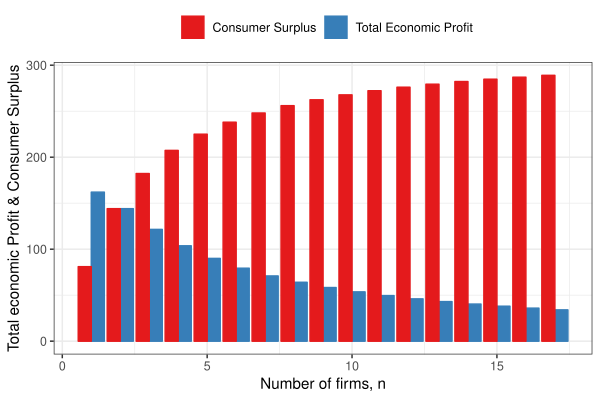

Here is the R script that generated this plot:
require(shape)
pdf(file = "competitionmarkets/consumersurplus_profits.pdf", width = 9, height = 7)

#Set parameters for graphics
pointsize <- 1.8
axislabelsize <- 1.8
labelsize <- 1.5
namesize <- 1.8
annotatesize <- 1.5
graphlinewidth <- 2
segmentlinewidth <- 1.5

COL <- c("#7fc97f", "#beaed4", "#fdc086", "#ffff99", "#386cb0", "#f0027f", "#bf5b17", "#666666")
COLA <- c("#e0f3db", "#99d8c9","#66c2a4","#41ae76", "#238b45", "#005824")
COLB <- c("#c6dbef", "#4eb3d3", "#2b8cbe", "#0868ac","#084081")

par(mar =  c(6, 6, 4, 4))

marketProfit <- function(n, s = 0.5, pmax = 20, c1 = 2) {
  n*(1/(n+1)^2)*(pmax - c1)^2/(s)
}

consumerSurplus <- function(n, s = 0.5, pmax = 20, c1 = 2) {
  (1/2)*(pmax - (c1 + ((1/(n+1))*(pmax -c1)  )) )*(n/(n+1))*( (pmax - c1)/(s))
}



# brfPE <- function(ea, alpha = 16, beta = 1/12) {
#   alpha*(1 - beta*ea)
# }
# 
# indiffeA <- function(ea, alpha = 16, beta = 1/24, uA = 46.08) {
#   1/beta - (0.5*ea)/(alpha*beta) - uA/(alpha*beta*ea)
# }
# 
# indiffB <- function(eb, alpha = 16, beta = 1/24, uB = 46.08) {
#   (alpha*eb - uB - 0.5*eb^2)/(alpha*beta*eb)
# }
# 
# indiffB2 <- function(ea, alpha = 16, beta = 1/24, uB = 46.08) {
#   sqrt(alpha^2*(beta*ea - 1)^2 - 2*uB) - alpha*beta*ea + alpha
# }
# 
# indiffB3 <- function(ea, alpha = 16, beta = 1/24, uB = 46.08) {
#   -sqrt(alpha^2*(beta*ea - 1)^2 - 2*uB) - alpha*beta*ea + alpha
# }


#Input into Wolfram Alpha: solve for x y = 1/b - (0.5*x)/(a*b) - u/(a*b*x)

# indiffAlowB <- function(eb, alpha = 16, beta = 1/24, uA = 46.08) {
#   0.5*(-sqrt((2*alpha*beta*eb - 2*alpha)^2 - 8*uA)) - 2*alpha*beta*eb + 2*alpha
# }
# 
# indiffAlow <- function(ea, alpha = 16, beta = 1/24, uA = 46.08) {
#   0.5*(-sqrt((2*alpha*beta*ea - 2*alpha)^2 - 8*uA)) - 2*alpha*beta*ea + 2*alpha
# }
# 
# indiffAgain <- function(ea, alpha = 16, beta = 1/24, uA = 46.08) {
#   (-2*alpha*ea +2*uA + ea^2 )/ ( 2 * alpha * beta * ea)
# }

library(tidyverse)
xlims <- c(1, 17)

n <- seq(xlims[1], xlims[2], by = 1)
profitN <- marketProfit(n)
csN <- consumerSurplus(n)
df <- data.frame(n, profitN, csN)

df1 <- 
  df %>% 
  gather(type, value, -n)
  
df1 %>%
  ggplot(aes(x = n, y = value, fill = type, color = type)) + 
  geom_bar(stat = "identity", position = "dodge") + 
  xlab("Number of firms, n") +
  ylab("Total economic Profit & Consumer Surplus") + 
  scale_fill_brewer(type = "qual", palette = "Set1", name = "",
                    breaks = c("csN", "profitN"),
                    labels = c("Consumer Surplus", "Total Economic Profit")
                    ) + 
  scale_color_brewer(type = "qual", palette = "Set1", name = "",
                     breaks = c("csN", "profitN"),
                     labels = c("Consumer Surplus", "Total Economic Profit")
  ) +
  theme_bw() + theme(legend.position="top",
              axis.title = element_text(size = 20),
              axis.title.y = element_text(size = 20),
              axis.text.y = element_text(size = 18),
              axis.text.x = element_text(size = 18),
              #legend.title = element_text(size = 16),
              legend.text = element_text(size = 18),
              legend.title = element_text(size = 18))
#ggsave(file = "competitionmarkets/consumersurplus_profits.pdf", device = "pdf", width = 6, height = 4)
  

#B's value when at A's bliss point
#0.35*log(5.88) + 0.35*log(8.88) + 0.5*log(10 - 5.88) + 0.5*log(15 - 8.88) 

#B's bliss point x = 4.11765; y = 6.17647
#A's value when at A's bliss point
#0.5*log(4.11765) + 0.5*log(6.17647) + 0.35*log(10 - 4.11765) + 0.35*log(15 - 6.17647) 

# 
# plot(0, 0, xlim = xlims, ylim = ylims, type = "n",
#      xlab = expression(paste("")),
#      ylab = expression(paste("")), 
#      xaxt = "n", 
#      yaxt = "n", 
#      cex.lab = axislabelsize, 
#      bty = "n",
#      xaxs="i", 
#      yaxs="i")
# 
# # ticksy <- seq(from = 0, to = ylims[2], by = 20)
# # ylabels <- seq(from = 0, to = ylims[2], by = 20)
# # ticksx <- seq(from = 0, to = xlims[2], by = 2)
# # xlabels <- seq(from = 0, to = xlims[2], by = 2)
# ticksy <- c(0, ylims[2])
# ylabels <- c(NA, NA)
# ticksx <- c(0, xlims[2])
# xlabels <- c(NA, NA)
# 
# axis(1, at = ticksx, pos = 0, labels = xlabels)
# 
# #text(x = c(0, 12, 18, 36, xlims[2]), par("usr")[3] - 0.4, labels = xlabels, srt = 0, pos = 1, xpd = TRUE)
# 
# axis(2, at = ticksy, pos = 0, labels = ylabels, las = 1)
# 
# npts <- 500 
# xx1 <- seq(xlims[1], xlims[2], length.out = npts)
# xx2 <- seq(1, xlims[2], length.out = npts)
# 
# lines(xx2, consumerSurplus(xx2, s = 1/2, pmax = 20, c1 = 2), col = COLA[4], lwd = graphlinewidth)
# lines(xx2, marketProfit(xx2, s = 1/2, pmax = 20, c1 = 2), col = COLB[4], lwd = graphlinewidth)

# segments(0, 12, 12, 12, lty = 2, col = "gray" , lwd = segmentlinewidth)
# segments(12, 0, 12, 12, lty = 2, col = "gray" , lwd = segmentlinewidth)

#mtext(expression(paste("A's output, ", x^A)), side=1, line = 2.5, cex = axislabelsize)
text(0.5*(xlims[2]), -35, expression(paste("Number of firms, ", n)), xpd = TRUE, cex = axislabelsize) 
text(-1.8, 0.5*ylims[2], expression(paste("Market profits and consumer surplus, $")), xpd = TRUE, cex = axislabelsize, srt = 90) 

#segments(4.11765, 6.17647, 5.88, 8.88, lty = 1, col = COL[2] , lwd = graphlinewidth)
#text(7.3, 3, expression("Pareto Efficient"))
#text(7.3, 2.5, expression("Curve"))
#Arrows(7.3, 3.5, 7.3, 6.1, col = "black", lty = 1, lwd = 2, arr.type = "triangle", arr.lwd = 0.5)

#Label the iso-welfare functions for the HG, Aisha
# text(3.8, 1.5, expression(u[1]^A))
# text(4.6, 1.5, expression(u[2]^A))
# text(5.5, 1.5, expression(u[3]^A))
#text(6.6, 8.3, expression(u[4]^A))

#Label the indifference curves for the HG, Betty
# text(7.6, 17, expression(u[1]^B))
# text(6.75, 17, expression(u[2]^B))
# text(6, 17, expression(u[3]^B))
#text(3.4, 6.9, expression(v[4]^B))

#Label point i. 
# points(12, 12, pch = 16, col = "black", cex = 1.5)
# text(16.5, 12.5, expression(paste("Nash Equilibrium")))
# text(11.3, 11.3, expression(paste("n")))

#Annotate Pareto Efficient Curve and relevant points
# segments(8, 6, 6, 8, lty = 1, col = COL[2] , lwd = graphlinewidth)
# points(6, 8, pch = 16, col = "black", cex = 1.5)
# text(6, 8.5, expression(paste("g")))
# 
# points(8, 6, pch = 16, col = "black", cex = 1.5)
# text(7, 7.5, expression(paste("i")))
# 
# points(7, 7, pch = 16, col = "black", cex = 1.5)
# text(8, 6.5, expression(paste("f")))

#points(5.84, 8.77, pch = 16, col = "black", cex = 1.5)

#B's brf
text(14, 270, expression(paste("Consumer surplus")), cex = labelsize)
#text(14, 6, expression(paste("function")))
#Arrows(29.5, 6.75, 24, 6.75, col = "black", lty = 1, lwd = 2, arr.type = "triangle", arr.lwd = 0.5)

#A's brf
text(14, 50, expression(paste("Market profits")), cex = labelsize)
#text(6, 32.75, expression(paste("function")))
#Arrows(6, 32, 6, 26, col = "black", lty = 1, lwd = 2, arr.type = "triangle", arr.lwd = 0.5)



# par(new = TRUE)
# 
# #Use the same x and ylims as previously, but with locations switched
# xlims2 <- c(18, 0)
# ylims2 <- c(18, 0)

#Leave the ylab and xlab blank to ensure no axes titles
# plot(0, 0, xlim = xlims2, ylim = ylims2, type = "n",
#      xlab = expression(paste("")),
#      ylab = expression(paste("")),
#      xaxt = "n", 
#      yaxt = "n", 
#      cex.lab = 1.3, 
#      bty = "n",
#      xaxs="i", 
#      yaxs="i")
# 
# 
# lines(xx1, indiffAlow(xx1, uA = 46.08, alpha = 16, beta = 1/24), col = COL[2], lwd = graphlinewidth)


#Set up axes at sides 3 and 4 (top and right)
# axis(side = 3, at = ticksx, pos = 0, labels = xlabels)
# axis(side = 4, at = ticksy, pos = 0, labels = ylabels, las = 0)
# mtext("B's Apples, x", side=3, line = 2.5, cex = axislabelsize)
# text(-0.8, 7, expression(paste("B's Oranges, y")), xpd = TRUE, cex = axislabelsize, srt = 270) 
# 
# #Add arrows:
# arrows(-0.8, 10, -0.8, 14, xpd = TRUE, length=0.1,angle=40,lwd=3)
# arrows(6.2, -1.8, 9, -1.8, xpd = TRUE, length=0.1,angle=40,lwd=3)
# 

#Customize ticks and labels for the plot
#ticksy <- seq(from = 0, to = 15, by = 1)
#ylabels <- seq(from = 0, to = 15, by = 1)
#ticksx <- seq(from = 0, to = 10, by = 1)
#xlabels <- seq(from = 0, to = 10, by = 1)
#axis(1, at = ticksx, pos = 0, labels = xlabels)
#axis(2, at = ticksy, pos = 0, labels = ylabels, las = 0)

dev.off()
